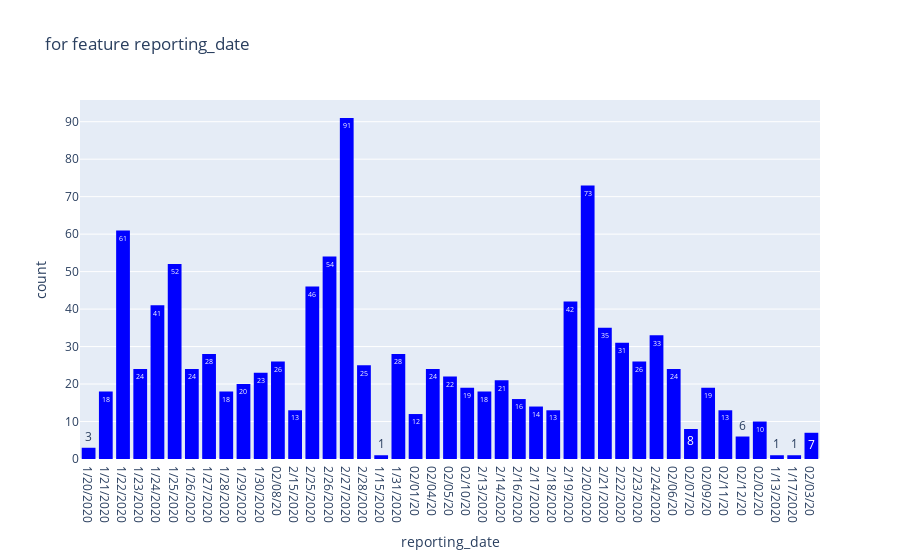
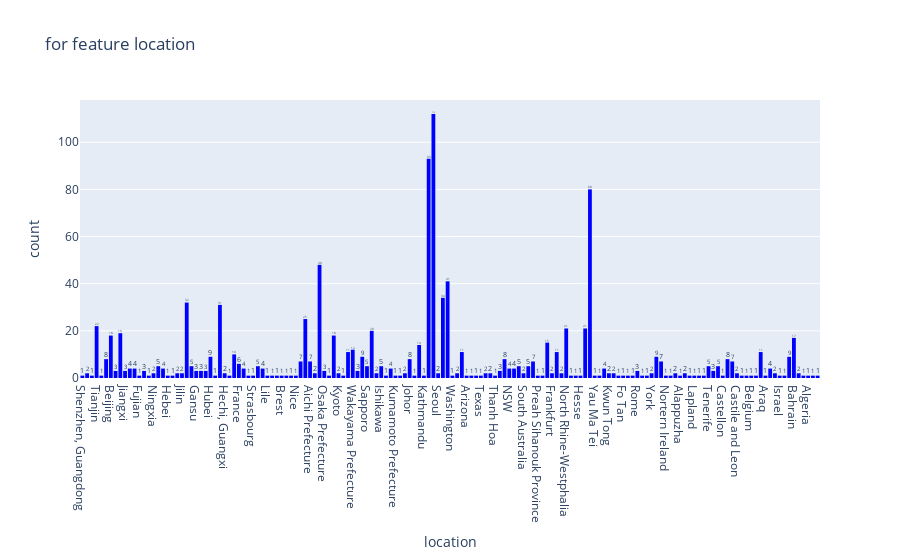
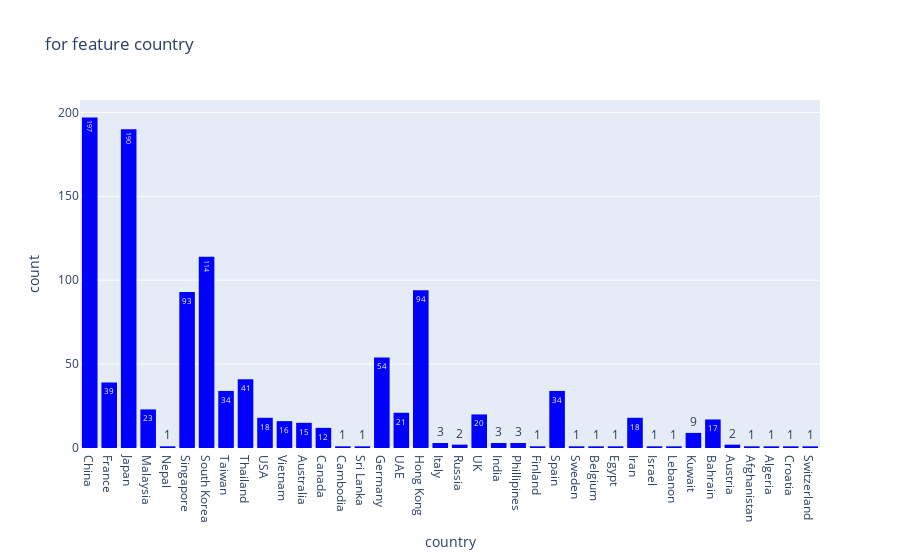
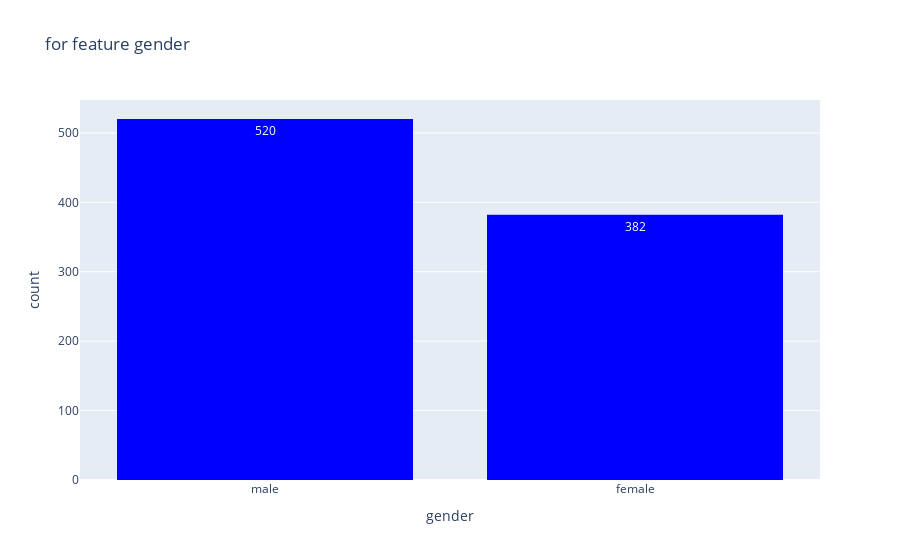

The cell these charts' notebook holds for them, in order:
### Code cell
#univariate analysis
lst=list(df.columns)
#for i in lst
for i in range(len(lst)) :
    fig=px.histogram(df,x=lst[i],color_discrete_sequence=['blue'],title=f'for feature {lst[i]}',text_auto=True)
    fig.show()

### Figure 1 — Plotly figure (JSON) as saved in the notebook; plotly's stock layout.template omitted (floating-point values rounded to 4 significant figures; data arrays with more than 128 entries replaced by an {"elided": "..."} marker saying what was removed)
{"data": [{"alignmentgroup": "True", "bingroup": "x", "hovertemplate": "reporting_date=%{x}<br>count=%{y}<extra></extra>", "legendgroup": "", "marker": {"color": "blue", "pattern": {"shape": ""}}, "name": "", "offsetgroup": "", "orientation": "v", "showlegend": false, "texttemplate": "%{value}", "type": "histogram", "x": {"elided": "1085 str values"}, "xaxis": "x", "yaxis": "y"}], "layout": {"barmode": "relative", "legend": {"tracegroupgap": 0}, "title": {"text": "for feature reporting_date"}, "xaxis": {"anchor": "y", "domain": [0, 1], "title": {"text": "reporting_date"}}, "yaxis": {"anchor": "x", "domain": [0, 1], "title": {"text": "count"}}}}

### Figure 2 — Plotly figure (JSON) as saved in the notebook; plotly's stock layout.template omitted (floating-point values rounded to 4 significant figures; data arrays with more than 128 entries replaced by an {"elided": "..."} marker saying what was removed)
{"data": [{"alignmentgroup": "True", "bingroup": "x", "hovertemplate": "location=%{x}<br>count=%{y}<extra></extra>", "legendgroup": "", "marker": {"color": "blue", "pattern": {"shape": ""}}, "name": "", "offsetgroup": "", "orientation": "v", "showlegend": false, "texttemplate": "%{value}", "type": "histogram", "x": {"elided": "1085 str values"}, "xaxis": "x", "yaxis": "y"}], "layout": {"barmode": "relative", "legend": {"tracegroupgap": 0}, "title": {"text": "for feature location"}, "xaxis": {"anchor": "y", "domain": [0, 1], "title": {"text": "location"}}, "yaxis": {"anchor": "x", "domain": [0, 1], "title": {"text": "count"}}}}

### Figure 3 — Plotly figure (JSON) as saved in the notebook; plotly's stock layout.template omitted (floating-point values rounded to 4 significant figures; data arrays with more than 128 entries replaced by an {"elided": "..."} marker saying what was removed)
{"data": [{"alignmentgroup": "True", "bingroup": "x", "hovertemplate": "country=%{x}<br>count=%{y}<extra></extra>", "legendgroup": "", "marker": {"color": "blue", "pattern": {"shape": ""}}, "name": "", "offsetgroup": "", "orientation": "v", "showlegend": false, "texttemplate": "%{value}", "type": "histogram", "x": {"elided": "1085 str values"}, "xaxis": "x", "yaxis": "y"}], "layout": {"barmode": "relative", "legend": {"tracegroupgap": 0}, "title": {"text": "for feature country"}, "xaxis": {"anchor": "y", "domain": [0, 1], "title": {"text": "country"}}, "yaxis": {"anchor": "x", "domain": [0, 1], "title": {"text": "count"}}}}

### Figure 4 — Plotly figure (JSON) as saved in the notebook; plotly's stock layout.template omitted (floating-point values rounded to 4 significant figures; data arrays with more than 128 entries replaced by an {"elided": "..."} marker saying what was removed)
{"data": [{"alignmentgroup": "True", "bingroup": "x", "hovertemplate": "gender=%{x}<br>count=%{y}<extra></extra>", "legendgroup": "", "marker": {"color": "blue", "pattern": {"shape": ""}}, "name": "", "offsetgroup": "", "orientation": "v", "showlegend": false, "texttemplate": "%{value}", "type": "histogram", "x": {"elided": "1085 str values"}, "xaxis": "x", "yaxis": "y"}], "layout": {"barmode": "relative", "legend": {"tracegroupgap": 0}, "title": {"text": "for feature gender"}, "xaxis": {"anchor": "y", "domain": [0, 1], "title": {"text": "gender"}}, "yaxis": {"anchor": "x", "domain": [0, 1], "title": {"text": "count"}}}}
